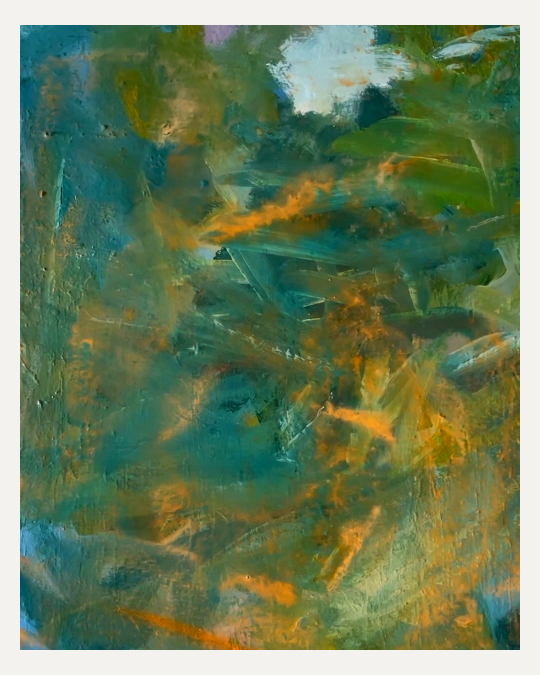
#> input picture reel/carousel/03_before.jpg, 1080 x 1350 px, given in place of a12a2516-image.jpg, which was not available (shown at 1/2 size)
$ python -i pair.py   (imports and definitions only)
#> lines starting #> are read from the running program, lines starting #| are printed output that depends on the picture; pictures that were not available may be replaced by others from this repository, and a replacement may not be noted
"""Which nature photo belongs with which painting? Compare colour distributions (Lab a/b + L)."""
import numpy as np, cv2
from PIL import Image
U='/root/.claude/uploads/d901dcad-3814-5d42-8c2c-d198042d327b/'
PHOTOS={'p3_forest_floor':'a12a2516','p7_bracken_dark':'f878595d','p8_canopy':'942a68f1',
        'p9_heather_collage':'e953d828','p10_fern_thistle':'414c7a6a','p11_ferns_scabious':'8dbfd0ac'}
PAINT={'A_speckled_green':'c84780bf','B_green_landscape':'9daff783','C_grey_green':'7bcd4f16','D_pink_blue':'e017653b'}
def lab(fid, trim=0):
#> called with fid = 'a12a2516', trim = 0
    im=Image.open(f'{U}{fid}-image.jpg').convert('RGB')
#> im is the input picture: PIL image 1080x1350 RGB; mean R, G, B 106.1, 126.3, 91
    if trim: im=im.crop((trim,trim,im.width-trim,im.height-trim))
    im.thumbnail((300,300)); return cv2.cvtColor(np.asarray(im),cv2.COLOR_RGB2LAB).reshape(-1,3).astype(np.float32)
#> after `im.thumbnail((300, 300))`:
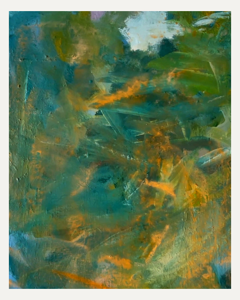
#> im: PIL image 240x300 RGB; mean R, G, B 106.2, 126.4, 91.1
def hist(L):
    h,_=np.histogramdd(L,bins=(6,12,12),range=((0,256),(64,192),(64,192))); h=h.ravel()+1e-6; return h/h.sum()
#> after `h = h.ravel() + 1e-06`: h = 864 values, max 9682 at index 343, min 1e-06 at index 0, mean 83.22
# [1 line that did not run here, left out]
#> call 2 of lab, with fid = 'f878595d', trim = 0
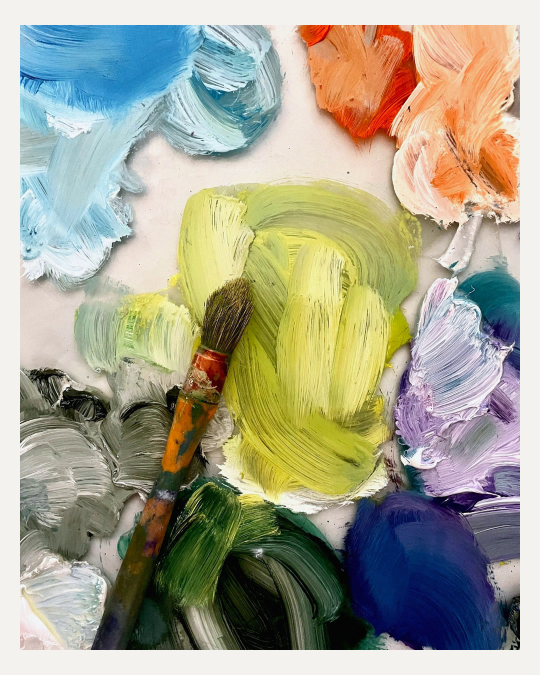
#> input picture reel/carousel/02_palette.jpg, 1080 x 1350 px, given in place of f878595d-image.jpg, which was not available (shown at 1/2 size)
#> in lab, im is the input picture: PIL image 1080x1350 RGB; mean R, G, B 164.5, 163, 142.6
#> in lab (call 2), `im.thumbnail((300, 300))`:
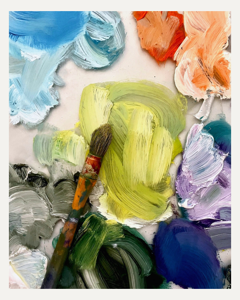
#> im: PIL image 240x300 RGB; mean R, G, B 164.6, 163.1, 142.7
# [1 line that did not run here, left out]
def sim(a,b): return float(np.sum(np.sqrt(a*b)))          # Bhattacharyya coefficient
# [1 line not run here, left out]
M={}
# [3 lines not run here, left out]

#> (the run stopped early here; a loop or call above may not have finished)
